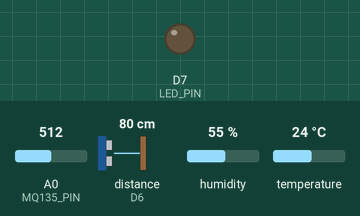
Bench run of a sketch on a simulated ESP8266 (NodeMCU). Parts: output pins drawn as LEDs (lit = HIGH). The inputs (shaded band) are chosen by the test bench; at power-on: distance to the obstacle (sensor on D6) 80 cm, humidity 55 %, A0 (MQ135_PIN) = 512, temperature 24 °C. The echo pulse lasts 58.3 µs per cm; WiFi joins after 1.5 s; servers stay silent unless stated; uploads are accepted with an empty reply; pins used as bus, display or sensor lines are not drawn; what the sketch prints to the serial monitor is not drawn.

Above: at 3.8 s.
3.9 s: distance to the obstacle (sensor on D6) set to 2 cm
At 10.14 s:
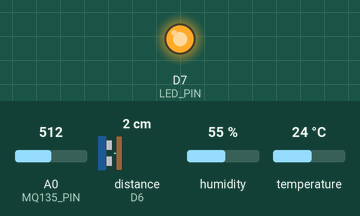
17.0 s: humidity set to 88 %
31.0 s: A0 (MQ135_PIN) set to 610
44.1 s: temperature set to 12 °C
57.2 s: distance to the obstacle (sensor on D6) set to 18 cm
71.2 s: A0 (MQ135_PIN) set to 8
Timing chart, 0 to 82.3 s (numbered marks = the images above; inputs shaded):
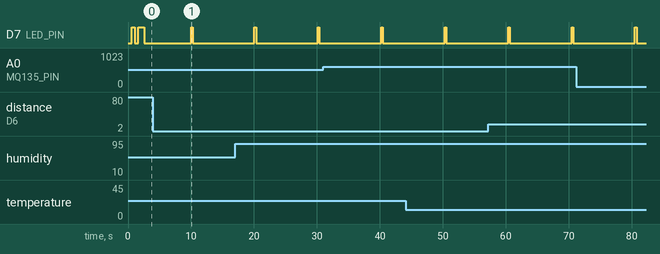

The sketch:

psms_sensor_node.ino
```cpp
/*
 * Patient Security Management System (PSMS)
 * ESP8266 Sensor Node Firmware
 *
 * Sensors:
 * - MQ-135: Air Quality Sensor (Analog Pin A0)
 * - DHT11/DHT22: Temperature & Humidity Sensor (Digital Pin D4)
 * - HC-SR04: Ultrasonic Sensor for Door Monitoring (Trigger: D5, Echo: D6)
 *
 * Features:
 * - WiFi connectivity
 * - HTTP POST to Raspberry Pi server
 * - Real-time sensor data transmission
 * - Alert detection for threshold violations
 */

#include <ESP8266WiFi.h>
#include <ESP8266HTTPClient.h>
#include <WiFiClient.h>
#include <DHT.h>
#include <ArduinoJson.h>

// WiFi Configuration
// NOTE: For production, consider using WiFiManager library for secure OTA configuration
// or store credentials in EEPROM instead of hardcoding
const char* ssid = "YOUR_WIFI_SSID";
const char* password = "YOUR_WIFI_PASSWORD";

// Server Configuration
// NOTE: For production deployment, use HTTPS instead of HTTP for secure data transmission
const char* serverUrl = "http://RASPBERRY_PI_IP:5000/api/sensor-data";

// Sensor Pins
#define MQ135_PIN A0          // MQ-135 Air Quality Sensor (Analog)
#define DHT_PIN D4            // DHT11/DHT22 Temperature & Humidity Sensor
#define TRIG_PIN D5           // HC-SR04 Ultrasonic Trigger Pin
#define ECHO_PIN D6           // HC-SR04 Ultrasonic Echo Pin
#define LED_PIN D7            // Status LED

// Sensor Configuration
#define DHTTYPE DHT11         // Change to DHT22 if using DHT22 sensor
DHT dht(DHT_PIN, DHTTYPE);

// Timing Configuration
unsigned long previousMillis = 0;
const long interval = 10000;  // Send data every 10 seconds

// Device Configuration
String deviceId = "ESP8266_PSMS_001";
String location = "Room_101";

// Threshold Configuration
const int AIR_QUALITY_THRESHOLD = 600;  // MQ-135 threshold for poor air quality
const float TEMP_HIGH_THRESHOLD = 30.0;  // Temperature high threshold (°C)
const float TEMP_LOW_THRESHOLD = 18.0;   // Temperature low threshold (°C)
const float HUMIDITY_HIGH_THRESHOLD = 70.0; // Humidity high threshold (%)
const int DOOR_DISTANCE_THRESHOLD = 50;  // Distance threshold for door monitoring (cm)

void setup() {
  Serial.begin(115200);
  delay(100);

  Serial.println("\n\n=== PSMS Sensor Node Starting ===");

  // Initialize pins
  pinMode(LED_PIN, OUTPUT);
  pinMode(TRIG_PIN, OUTPUT);
  pinMode(ECHO_PIN, INPUT);
  digitalWrite(LED_PIN, LOW);

  // Initialize DHT sensor
  dht.begin();

  // Connect to WiFi
  connectToWiFi();

  Serial.println("=== Setup Complete ===\n");
}

void loop() {
  unsigned long currentMillis = millis();

  // Check WiFi connection
  if (WiFi.status() != WL_CONNECTED) {
    Serial.println("WiFi connection lost. Reconnecting...");
    connectToWiFi();
  }

  // Read and send sensor data at intervals
  if (currentMillis - previousMillis >= interval) {
    previousMillis = currentMillis;

    // Blink LED to indicate reading
    digitalWrite(LED_PIN, HIGH);

    // Read all sensors
    float temperature = readTemperature();
    float humidity = readHumidity();
    int airQuality = readAirQuality();
    int distance = readDistance();

    // Check for alerts
    String alertType = checkAlerts(temperature, humidity, airQuality, distance);

    // Send data to server
    sendSensorData(temperature, humidity, airQuality, distance, alertType);

    digitalWrite(LED_PIN, LOW);
  }

  delay(100);
}

void connectToWiFi() {
  Serial.print("Connecting to WiFi: ");
  Serial.println(ssid);

  WiFi.begin(ssid, password);

  int attempts = 0;
  while (WiFi.status() != WL_CONNECTED && attempts < 30) {
    delay(500);
    Serial.print(".");
    digitalWrite(LED_PIN, !digitalRead(LED_PIN));
    attempts++;
  }

  if (WiFi.status() == WL_CONNECTED) {
    Serial.println("\nWiFi Connected!");
    Serial.print("IP Address: ");
    Serial.println(WiFi.localIP());
    digitalWrite(LED_PIN, HIGH);
    delay(1000);
    digitalWrite(LED_PIN, LOW);
  } else {
    Serial.println("\nWiFi Connection Failed!");
  }
}

float readTemperature() {
  float temp = dht.readTemperature();
  if (isnan(temp)) {
    Serial.println("Failed to read temperature from DHT sensor!");
    return -999.0;
  }
  Serial.print("Temperature: ");
  Serial.print(temp);
  Serial.println(" °C");
  return temp;
}

float readHumidity() {
  float hum = dht.readHumidity();
  if (isnan(hum)) {
    Serial.println("Failed to read humidity from DHT sensor!");
    return -999.0;
  }
  Serial.print("Humidity: ");
  Serial.print(hum);
  Serial.println(" %");
  return hum;
}

int readAirQuality() {
  int airQualityValue = analogRead(MQ135_PIN);
  Serial.print("Air Quality (MQ-135): ");
  Serial.println(airQualityValue);
  return airQualityValue;
}

int readDistance() {
  // Send ultrasonic pulse
  digitalWrite(TRIG_PIN, LOW);
  delayMicroseconds(2);
  digitalWrite(TRIG_PIN, HIGH);
  delayMicroseconds(10);
  digitalWrite(TRIG_PIN, LOW);

  // Read echo pulse
  long duration = pulseIn(ECHO_PIN, HIGH, 30000);  // Timeout after 30000 microseconds (30ms)

  // Calculate distance in cm
  int distance = duration * 0.034 / 2;

  // Validate reading
  if (distance == 0 || distance > 400) {
    Serial.println("Ultrasonic: Out of range");
    return -1;
  }

  Serial.print("Distance: ");
  Serial.print(distance);
  Serial.println(" cm");
  return distance;
}

String checkAlerts(float temp, float hum, int airQuality, int distance) {
  String alertType = "none";

  // Check air quality
  if (airQuality > AIR_QUALITY_THRESHOLD) {
    alertType = "poor_air_quality";
    Serial.println("ALERT: Poor air quality detected!");
  }

  // Check temperature
  if (temp > TEMP_HIGH_THRESHOLD) {
    alertType = "high_temperature";
    Serial.println("ALERT: High temperature detected!");
  } else if (temp < TEMP_LOW_THRESHOLD && temp > -999.0) {
    alertType = "low_temperature";
    Serial.println("ALERT: Low temperature detected!");
  }

  // Check humidity
  if (hum > HUMIDITY_HIGH_THRESHOLD) {
    alertType = "high_humidity";
    Serial.println("ALERT: High humidity detected!");
  }

  // Check door intrusion
  if (distance > 0 && distance < DOOR_DISTANCE_THRESHOLD) {
    alertType = "door_intrusion";
    Serial.println("ALERT: Unattended door activity detected!");
  }

  return alertType;
}

void sendSensorData(float temp, float hum, int airQuality, int distance, String alertType) {
  if (WiFi.status() != WL_CONNECTED) {
    Serial.println("Cannot send data: WiFi not connected");
    return;
  }

  WiFiClient client;
  HTTPClient http;

  Serial.println("\nSending data to server...");

  // Create JSON payload
  StaticJsonDocument<512> doc;
  doc["device_id"] = deviceId;
  doc["location"] = location;
  doc["timestamp"] = millis();

  JsonObject sensors = doc.createNestedObject("sensors");
  sensors["temperature"] = temp;
  sensors["humidity"] = hum;
  sensors["air_quality"] = airQuality;
  sensors["distance"] = distance;

  doc["alert_type"] = alertType;
  doc["alert_active"] = (alertType != "none");

  String jsonString;
  serializeJson(doc, jsonString);

  Serial.println("Payload: " + jsonString);

  // Send HTTP POST request
  http.begin(client, serverUrl);
  http.addHeader("Content-Type", "application/json");

  int httpResponseCode = http.POST(jsonString);

  if (httpResponseCode > 0) {
    Serial.print("HTTP Response code: ");
    Serial.println(httpResponseCode);
    String response = http.getString();
    Serial.println("Response: " + response);
  } else {
    Serial.print("Error sending data. Error code: ");
    Serial.println(httpResponseCode);
  }

  http.end();
  Serial.println();
}
```
